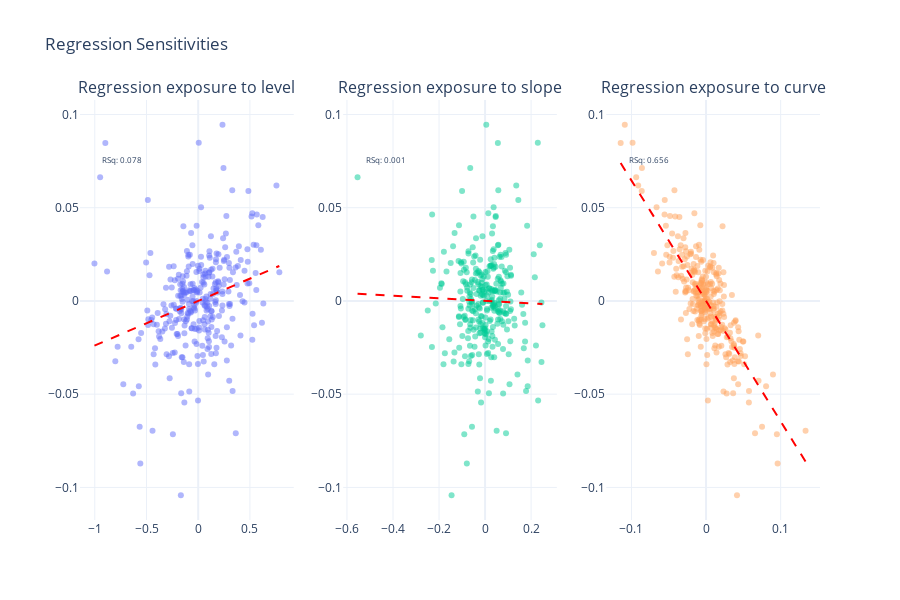

The notebook cell this image was saved under:
### Code cell
fig=plot_sensitivities(changes[scheme].values,pcs,scheme)
